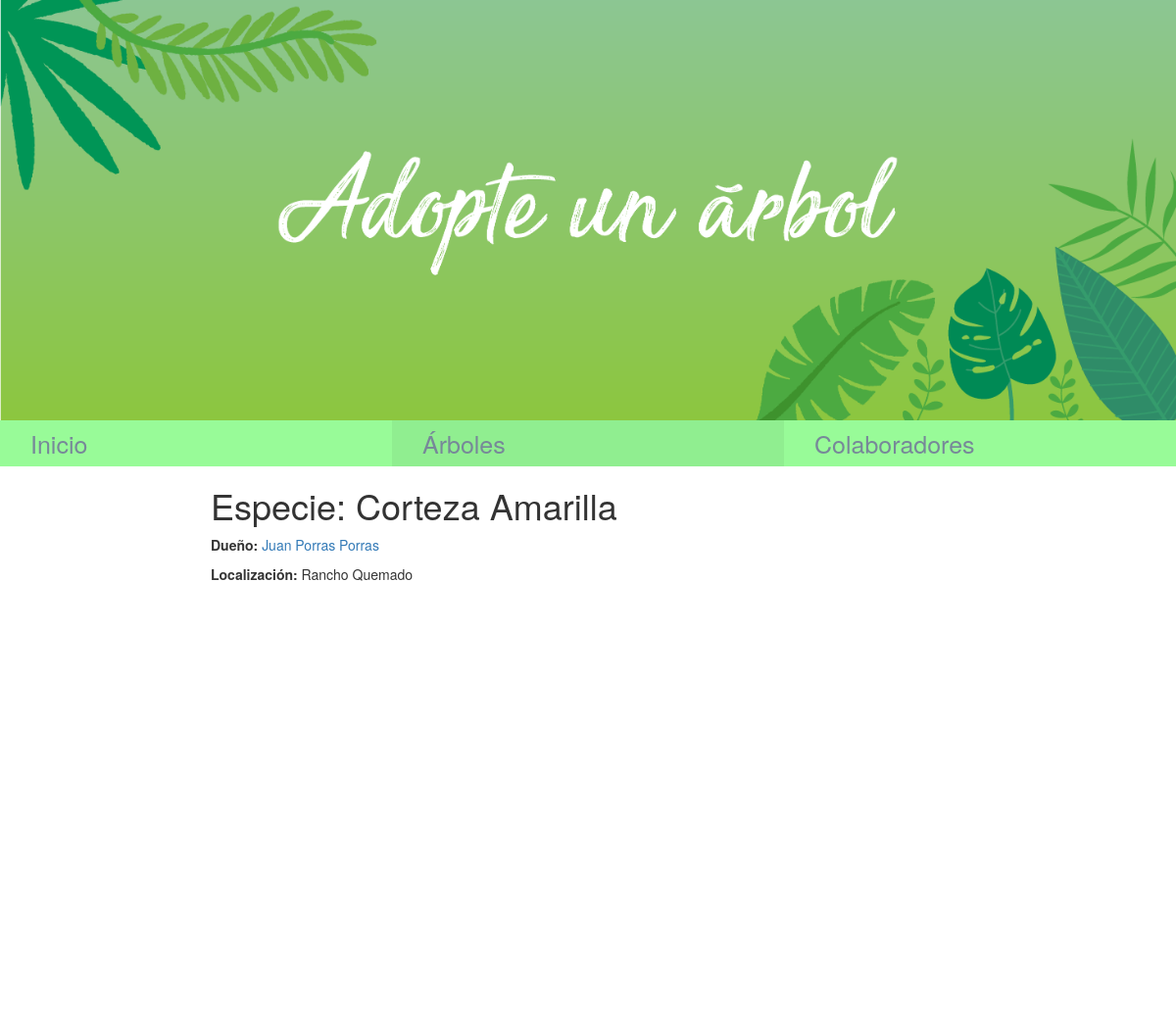
Screenshot of /catalogo/arbol/1 with the database file from the repository.
### catalogo/models.py (models this page shows, shortened)
class Arbol(models.Model):
	especie = models.CharField(max_length=200)
	persona = models.ForeignKey('Persona', on_delete=models.SET_NULL, null=True)
	localizacion = models.CharField(max_length=200, default="Rancho Quemado" )

class Persona(models.Model):
	nombre = models.CharField(max_length=100)
	apellidos = models.CharField(max_length=100)
	def __str__(self):
		return '%s %s' % (self.nombre, self.apellidos)
	def get_absolute_url(self):
		return reverse('detalles-persona', args=[str(self.id)])

### catalogo/views.py (the view)
# urls.py: url(r'^arbol/(?P<pk>\d+)$', views.DetallesArboles.as_view(), name='detalles-arbol'),
class DetallesArboles(generic.DetailView):
    model = Arbol

### catalogo/templates/catalogo/arbol_detail.html
{% extends "generica.html" %}
{% block content %}
  <h1>Especie: {{ arbol.especie }}</h1>
  <p><strong>Dueño:</strong> <a href="{{ arbol.persona.get_absolute_url }}">{{ arbol.persona }}</a></p>
  <p><strong>Localización:</strong> {{ arbol.localizacion }}</p>
{% endblock %}

### rows the page displays
Arbol: especie "Corteza Amarilla", persona "Juan Porras Porras", localizacion "Rancho Quemado"
